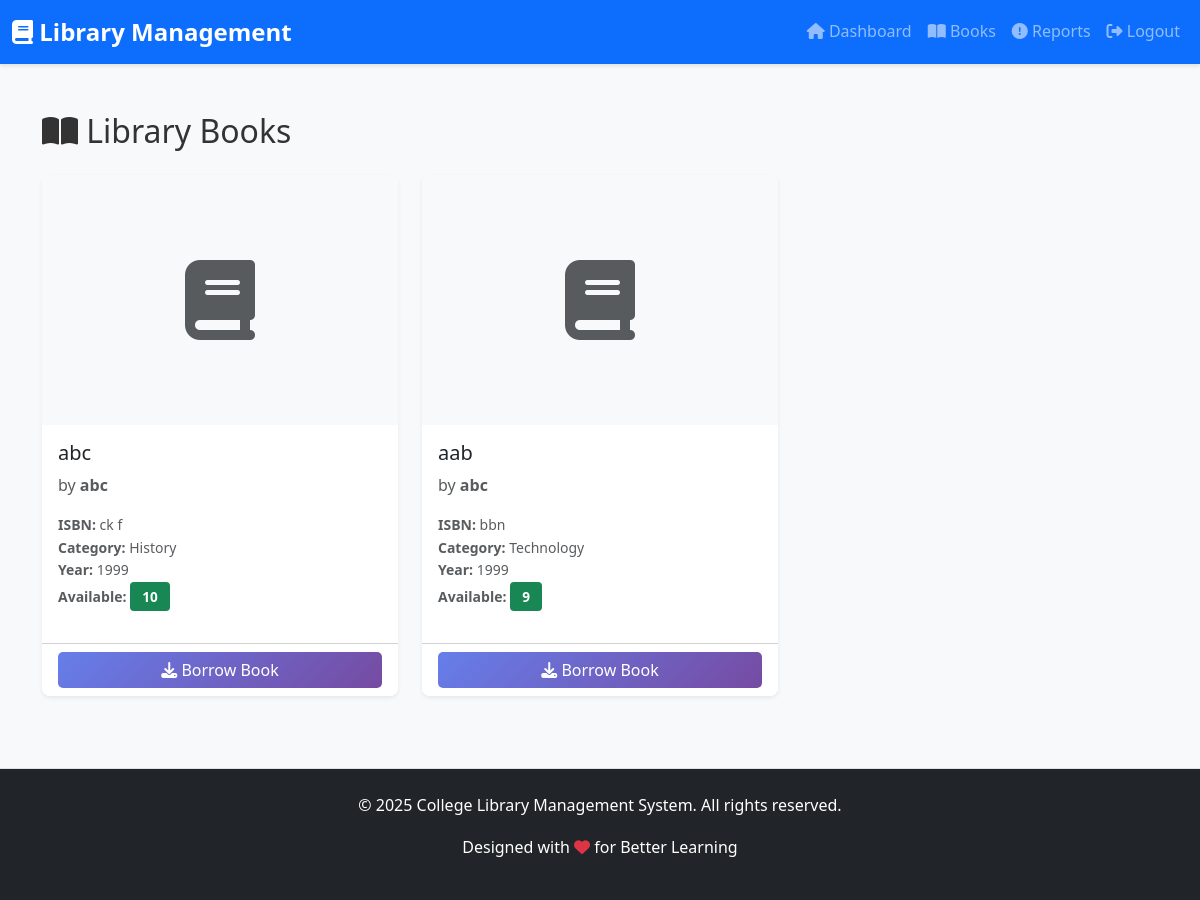
Screenshot of /student/books (signed in) with the database file from the repository.
### tables this page shows
CREATE TABLE books (
            id INTEGER PRIMARY KEY AUTOINCREMENT,
            title TEXT NOT NULL,
            author TEXT NOT NULL,
            isbn TEXT UNIQUE NOT NULL,
            category TEXT NOT NULL,
            quantity INTEGER NOT NULL,
            available_quantity INTEGER NOT NULL,
            description TEXT,
            published_year INTEGER,
            image_url TEXT,
            added_by INTEGER,
            created_at TIMESTAMP DEFAULT CURRENT_TIMESTAMP,
            FOREIGN KEY (added_by) REFERENCES admin(id)
        );

### app.py (the view)
@app.route('/student/books')
@login_required
def student_books():
    if session.get('user_type') != 'student':
        return redirect(url_for('student_login'))
    conn = get_db()
    cursor = conn.cursor()
    cursor.execute('SELECT * FROM books WHERE available_quantity > 0')
    books = cursor.fetchall()
    conn.close()
    return render_template('student_books.html', books=books)

### app.py (called while the page is built)
def get_db():
    conn = sqlite3.connect(DATABASE)
    conn.row_factory = sqlite3.Row
    return conn

def login_required(f):
    @wraps(f)
    def decorated_function(*args, **kwargs):
        if 'user_id' not in session:
            flash('Please login first', 'danger')
            return redirect(url_for('login'))
        return f(*args, **kwargs)
    return decorated_function

### templates/student_books.html (shortened to what this page needs)
{% extends "base.html" %}
{% block content %}
<div class="container my-5">
    <h2 class="mb-4"><i class="fas fa-book-open"></i> Library Books</h2>
    {% if books %}
        <div class="row">
            {% for book in books %}
                <div class="col-md-4 mb-4">
                    <div class="card h-100 shadow-sm book-card">
                        {% if book['image_url'] %}
                            <img src="{{ book['image_url'] }}" class="card-img-top" alt="{{ book['title'] }}" style="height: 250px; object-fit: cover;">
                        {% else %}
                            <div class="bg-light d-flex align-items-center justify-content-center" style="height: 250px;">
                                <i class="fas fa-book fa-5x text-muted"></i>
                            </div>
                        {% endif %}
                        <div class="card-body">
                            <h5 class="card-title">{{ book['title'] }}</h5>
                            <p class="card-text text-muted">by <strong>{{ book['author'] }}</strong></p>
                            <p class="small text-muted">
                                <strong>ISBN:</strong> {{ book['isbn'] }}<br>
                                <strong>Category:</strong> {{ book['category'] }}<br>
                                {% if book['published_year'] %}
                                    <strong>Year:</strong> {{ book['published_year'] }}<br>
                                {% endif %}
                                <strong>Available:</strong> <span class="badge bg-success">{{ book['available_quantity'] }}</span>
                            </p>
                        </div>
                        <div class="card-footer bg-white">
                            {% if book['available_quantity'] > 0 %}
                                <form method="POST" action="{{ url_for('borrow_book', book_id=book['id']) }}" style="display:inline;">
                                    <button type="submit" class="btn btn-primary w-100">
                                        <i class="fas fa-download"></i> Borrow Book
                                    </button>
                                </form>
                            {% else %}
                                <button class="btn btn-secondary w-100" disabled>
                                    <i class="fas fa-ban"></i> Not Available
                                </button>
                            {% endif %}
                        </div>
                    </div>
                </div>
            {% endfor %}
        </div>
    {% else %}
        <div class="alert alert-info text-center py-5">
            <i class="fas fa-book fa-3x mb-3"></i>
            <p>No books available at the moment.</p>
        </div>
    {% endif %}
</div>
{% endblock %}

### static/css/style.css (style rules this page uses)
:root { --primary-color: #667eea; --secondary-color: #764ba2; --success-color: #28a745; --danger-color: #dc3545; --warning-color: #ffc107; --info-color: #17a2b8; }
body { font-family: 'Segoe UI', Tahoma, Geneva, Verdana, sans-serif; line-height: 1.6; color: #333; background-color: #f8f9fa; }
.card { border: none; border-radius: 8px; transition: all 0.3s ease; }
.btn { border-radius: 5px; font-weight: 500; transition: all 0.3s ease; }
.btn-primary { background: linear-gradient(135deg, #667eea 0%, #764ba2 100%); border: none; }
.badge { padding: 0.5rem 0.75rem; font-size: 0.85rem; border-radius: 4px; }
.book-card { border: none; border-radius: 8px; overflow: hidden; }
.shadow-sm { box-shadow: 0 0.125rem 0.25rem rgba(0, 0, 0, 0.075) !important; }

### templates/student_books.html (style rules this page uses)
.book-card { transition: transform 0.3s ease, box-shadow 0.3s ease; }

### rows the page displays
books: title "abc", author "abc", isbn "ck f", category "History", published_year "1999", available_quantity "10"
books: title "aab", author "abc", isbn "bbn", category "Technology", published_year "1999", available_quantity "9"
